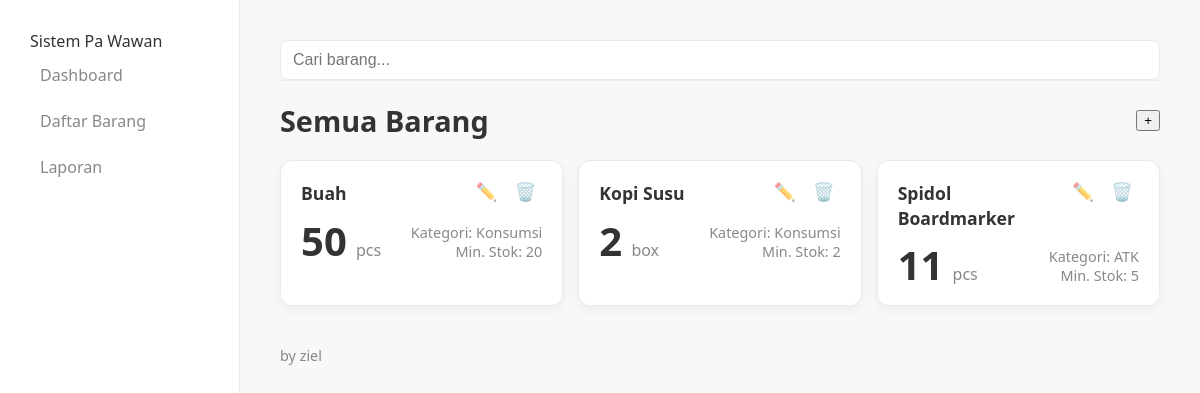
The app's page /daftar-barang, older data.
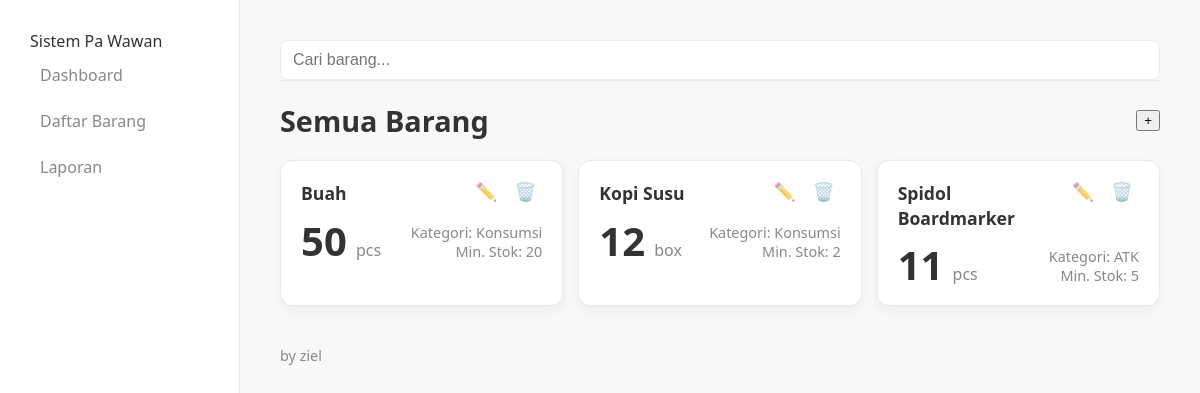
The same page, newer data.
### app.py (models this page shows, shortened)
class Product(db.Model):
    __tablename__ = 'products'
    id = db.Column(db.Integer, primary_key=True)
    nama_barang = db.Column(db.String(255), nullable=False)
    sku = db.Column(db.String(100), unique=True, nullable=True)
    satuan= db.Column(db.String(50), nullable=False)
    kategori = db.Column(db.String(100), nullable=True)
    stok = db.Column(db.Integer, nullable=False, default=0)
    stock_minimum = db.Column(db.Integer, nullable=True,default=0)
    deskripsi = db.Column(db.Text, nullable=True)
    created_by = db.Column(db.Integer, db.ForeignKey('users.id'))
    created_at = db.Column(
        db.DateTime(timezone=True),
        server_default=func.now()
    )
    updated_at = db.Column(
        db.DateTime(timezone=True),
        server_default=func.now(),
        onupdate=func.now()
    )

### app.py (the view)
@app.route('/daftar-barang')
def daftar_barang():
    return render_template('daftar-barang.html')

### app.py (called while the page is built)
@app.context_processor
def inject_products():
    try:
        products = Product.query.order_by(Product.nama_barang).all()
        return dict(list_semua_barang=products)
    except:
        return dict(list_semua_barang=[])

### templates/daftar-barang.html (shortened to what this page needs)
{% extends "layout.html" %}
{% block content %}
    <div class="page-header">
        <h2>Semua Barang</h2>
        <button class="btn-circle" id="btnShowProductModalDesktop">+</button>
    </div>
    <div class="item-list-container">
        {% for barang in list_semua_barang %}
        <div class="item-card">
            <div class="item-card-header">
                <h3>{{ barang.nama_barang }}</h3>
                <div class="card-actions">
                    <button class="action-btn edit-btn"
                        data-id="{{ barang.id }}"
                        data-nama="{{ barang.nama_barang }}"
                        data-satuan="{{ barang.satuan }}"
                        data-kategori="{{ barang.kategori }}"
                        data-min="{{ barang.stock_minimum }}">
                        ✏️
                    </button>
                    <button class="action-btn delete-btn" data-id="{{ barang.id }}" data-nama="{{ barang.nama_barang }}">
                        🗑️
                    </button>
                </div>
            </div>
            <div class="item-card-body">
                <div class="item-stock-info">
                    <strong>{{ barang.stok }}</strong>
                    <span>{{ barang.satuan }}</span>
                </div>
                <div class="item-meta-info">
                    <span>Kategori: {{ barang.kategori }}</span>
                    <span>Min. Stok: {{ barang.stock_minimum }}</span>
                </div>
            </div>
        </div>
        {% endfor %}
    </div>
{% endblock %}

Row changes from the older to the newer data that the page shows:
changed Product "Kopi Susu": stok "2" → "12"
